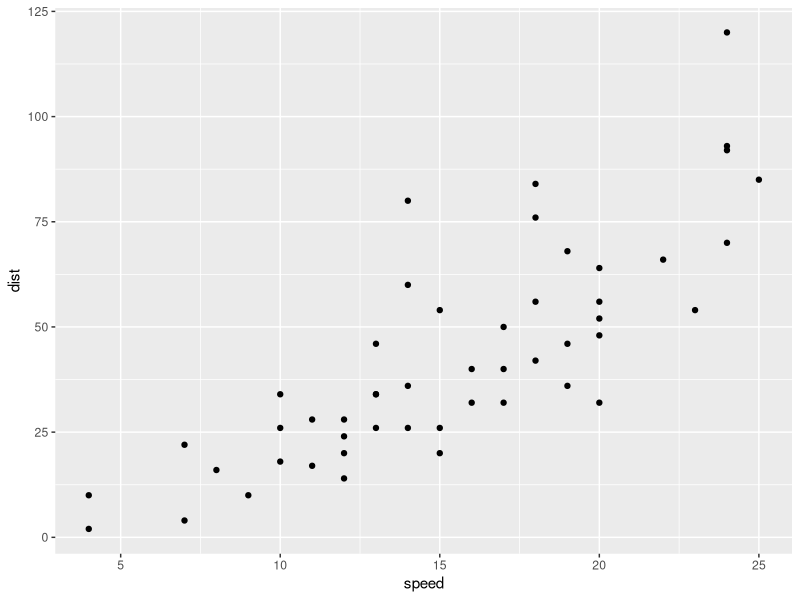
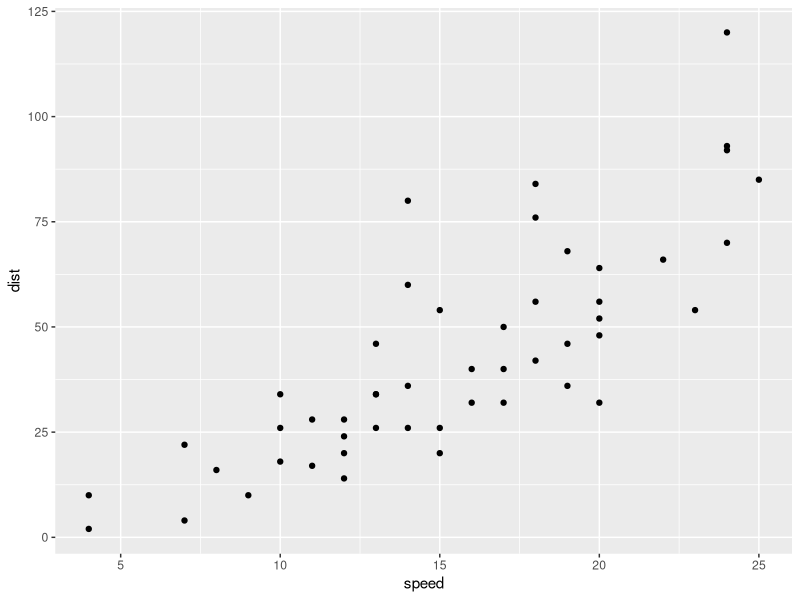

Write R code to recreate these figures, in order.
## ---- chunk 1
# echo=FALSE will stop the code chunk from appearing in the knit document
# warning=FALSE and message=FALSE will stop R messages from appearing in the knit document
library(tidyverse)
## ---- chunk 2
ggplot(cars, aes(x=speed, y=dist)) + geom_point()
## ---- chunk 3
ggplot(cars, aes(x=speed, y=dist)) + geom_point()
